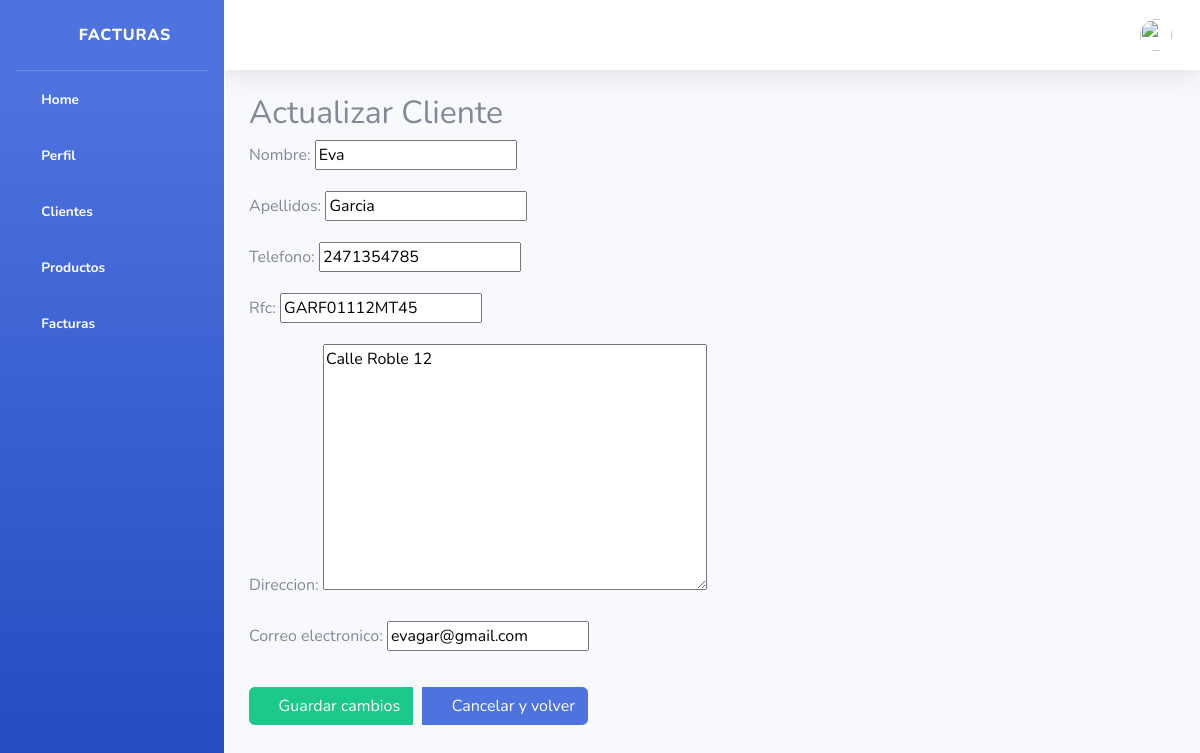
Page /catalogos/clientes/actualizar/2/ on the committed database.
### catalogos/models.py (models this page shows, shortened)
class Cliente(models.Model):
    nombre = models.CharField(max_length=100)
    apellidos = models.CharField(max_length=150)
    telefono = models.CharField(max_length=15)
    rfc = models.CharField(max_length=13)
    direccion = models.TextField()
    correo_electronico = models.EmailField()

### catalogos/views.py (the view)
# urls.py: path('clientes/actualizar/<int:cliente_id>/', views.actualizarCliente, name='actualizarCliente'),
def actualizarCliente(request, cliente_id):
    cliente = get_object_or_404(Cliente, id=cliente_id)
    if request.method == 'POST':
        form = clienteForm(request.POST, instance=cliente)
        if form.is_valid():
            form.save()
            return redirect('homeCliente')
    else:
        form = clienteForm(instance=cliente)
    return render(request, 'actualizarCliente.html', {'form': form})

### catalogos/forms.py
class clienteForm(forms.ModelForm):
    class Meta:
        model = Cliente
        fields = ['nombre', 'apellidos', 'telefono', 'rfc', 'direccion', 'correo_electronico']

### catalogos/templates/actualizarCliente.html (shortened to what this page needs)
{% extends "base.html" %}
{% block content %}
<div class="container">
    <h2>Actualizar Cliente</h2>
    <form method="post">
        {{ form.as_p }}
        <div class="btn-group">
            <button type="submit" class="btn btn-success">
                <span class="icon text-white-50">
                    <i class="fas fa-check"></i>
                </span>
                <span class="text">Guardar cambios</span>
            </button>
            <a href="{% url 'homeCliente' %}" class="btn btn-primary">
                <span class="icon text-white-50">
                    <i class="fas fa-arrow-left"></i>
                </span>
                <span class="text">Cancelar y volver</span>
            </a>
        </div>
    </form>
{% endblock %}

### catalogos/templates/actualizarCliente.html (style rules this page uses)
.btn-group { display: flex; gap: 10px; margin-top: 15px; }

### rows in the picture
Cliente: nombre "Eva", apellidos "Garcia", telefono "2471354785", rfc "GARF01112MT45", direccion "Calle Roble 12", correo_electronico "evagar@gmail.com"
